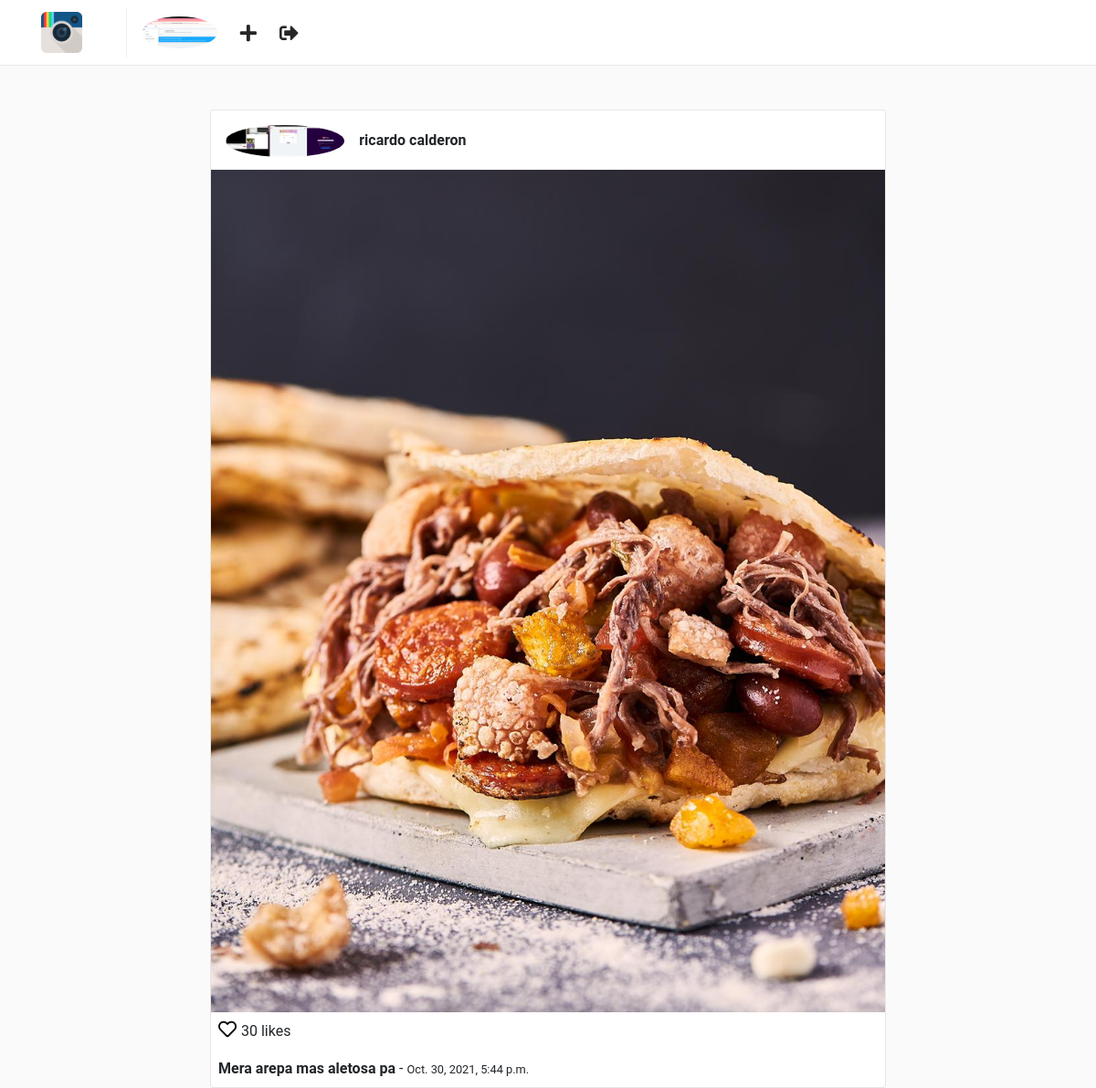
Screenshot of /posts/1/ (signed in) with the database file from the repository.
### users/models.py (models this page shows, shortened)
class Profile(models.Model):
    user = models.OneToOneField(User, on_delete=models.CASCADE)
    website = models.URLField(max_length=200, blank=True)
    biography = models.TextField(blank=True)
    phone_number = models.CharField(max_length=20, blank=True)
    picture = models.ImageField(
        upload_to='users/pictures',
        default='img/instragram.png'
    )
    created = models.DateTimeField(auto_now_add=True)
    modified = models.DateTimeField(auto_now=True)

### posts/models.py (models this page shows, shortened)
class Post(models.Model):
    user = models.ForeignKey(User, on_delete=models.CASCADE)
    profile = models.ForeignKey('users.Profile', on_delete=models.CASCADE)
    title = models.CharField(max_length=255)
    photo = models.ImageField(upload_to='posts/photos')
    created = models.DateTimeField(auto_now_add=True)
    modified = models.DateTimeField(auto_now=True)

### posts/views.py (the view)
class PostDetailView(LoginRequiredMixin, DetailView):
    context_object_name = 'post'
    model = Post
    queryset = Post.objects.all()
    slug_field = posts
    slug_url_kwarg = posts
    template_name = 'posts/detail.html'

### templates/posts/detail.html (shortened to what this page needs)
{% extends "base.html" %}
{% block container %}
    {% include 'posts/post_card.html' %}
{% endblock %}

### templates/nav.html
{% load static %}
<nav class="navbar navbar-expand-lg fixed-top" id="main-navbar">
    <div class="container">
        <a class="navbar-brand pr-5" style="border-right: 1px solid #efefef;" href="{% url 'posts:Feed' %}">
            <img src="{% static 'img/instagram.png' %}" height="45" class="d-inline-block align-top"/>
        </a>
        <div class="collapse navbar-collapse">
            <ul class="navbar-nav mr-auto">
                <li class="nav-item">
                    <a href="{% url 'users:detail' request.user.username %}">
                        {% if request.user.profile.picture %}
                            <img src="{{ request.user.profile.picture.url }}" height="35" class="d-inline-block align-top rounded-circle"/>
                        {% else %}
                            <img src="{% static 'img/default-profile.png' %}" height="35" class="d-inline-block align-top rounded-circle"/>
                        {% endif %}
                    </a>
                </li>
                <li class="nav-item nav-icon">
                    <a href="{% url 'posts:create' %}">
                        <i class="fas fa-plus"></i>
                    </a>
                </li>
                <li class="nav-item nav-icon">
                    <a href="{% url 'users:logout' %}">
                        <i class="fas fa-sign-out-alt"></i>
                    </a>
                </li>
            </ul>
        </div>
    </div>
</nav>

### templates/posts/post_card.html
<br>
<div class="col-sm-12 col-md-8 offset-md-2 mt-5 p-0 post-container">
    <div class="media pt-3 pl-3 pb-1">
        <a href="{% url 'users:detail' post.user.username %}">
            <img class="mr-3 rounded-circle" height="35" src="{{ post.profile.picture.url }}" alt="{{ post.user.get_full_name }}">
        </a>
        <div class="media-body">
            <p style="margin-top: 5px;"><b>{{ post.user.get_full_name }}</b></p>
        </div>
    </div>
    <img style="width: 100%;" src="{{ post.photo.url }}" alt="{{ post.title }}">
    <p class="mt-1 ml-2" >
        <a href="" style="color: #000; font-size: 20px;">
            <i class="far fa-heart"></i>
        </a> 30 likes
    </p>
    <p class="ml-2 mt-0 mb-2">
        <b>{{ post.title }}</b> - <small>{{ post.created }}</small>
    </p>
</div>

### static/css/main.css (style rules this page uses)
html, body { background: #fafafa; height: 100%; width: 100%; font-family: 'Roboto', sans-serif; }
#main-navbar { background: #fff; border-bottom: 1px solid rgba(0,0,0,.0975); }
.post-container { background: #fff; border: 1px solid #e6e6e6; border-radius: 3px; }
.nav-icon a { color: #262626; font-size: 1.3em; display: block; margin-top: .2em; margin-left: 1.2em; font-weight: 100; }

### rows the page displays
Post: profile.picture (picture), user.get_full_name "ricardo calderon", photo (picture), title "Mera arepa mas aletosa pa", created "Oct. 30, 2021, 5:44 p.m."
